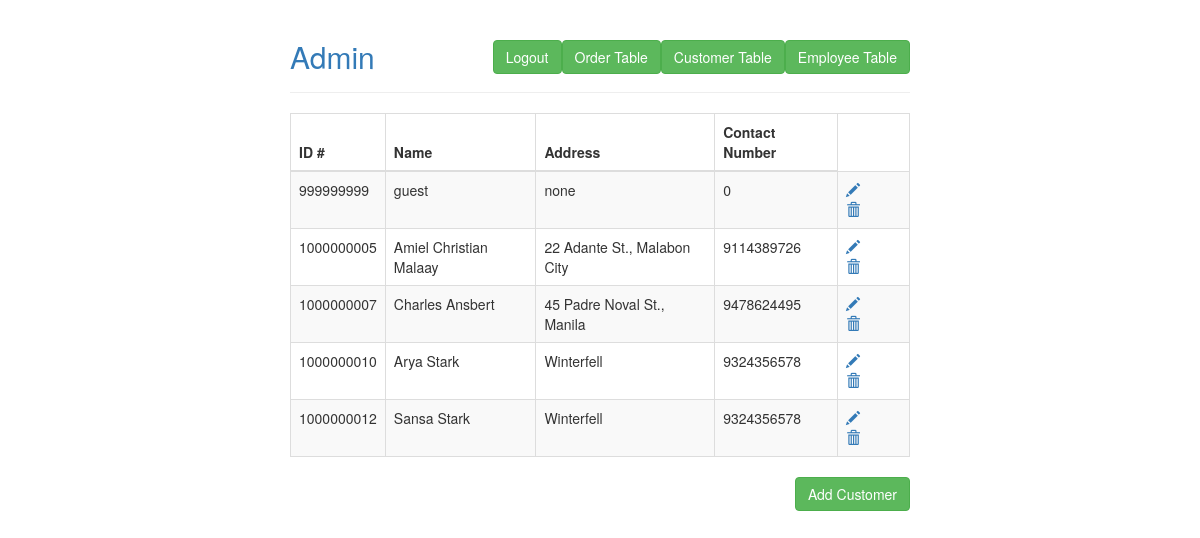
Page /admin/customer/home.php (signed in) on the committed database.
### tables this page shows
CREATE TABLE `customer` (
  `CUS_ID` int(11) NOT NULL,
  `CUS_UNAME` varchar(20) NOT NULL,
  `CUS_PASSWORD` varchar(50) NOT NULL,
  `CUS_NAME` varchar(50) NOT NULL,
  `CUS_ADDRESS` varchar(100) NOT NULL,
  `CUS_CONTACT_NO` bigint(20) NOT NULL
);

### admin/customer/home.php (the view, shortened to what this page needs)
<?php
if (isset($_SESSION['user_name'])) {
 ?>
<!DOCTYPE html>
<html>
<head>
    <link rel="stylesheet" href="css/bootstrap.css">
</head>
<body>
<div class="wrapper">
        <div class="container-fluid">
            <div class="row">
                <div class="col-md-12">
                    <div class="page-header clearfix">
                    <h2 class="pull-left"><a href="/food-delivery-system/admin/home.php">Admin</a></h2>
                        <a class="btn btn-success pull-right" href="/food-delivery-system/admin/employee/home.php">Employee Table</a>
                        <a class="btn btn-success pull-right" href="/food-delivery-system/admin/customer/home.php">Customer Table</a>
                        <a class="btn btn-success pull-right" href="/food-delivery-system/admin/order/home.php">Order Table</a>
                        <a href="logout.php" class="btn btn-success pull-right">Logout</a>
                    </div>
                <?php
                    require_once "config.php";
                    $sql = "SELECT * FROM customer";
                    if($result = mysqli_query($link, $sql)){
                        if(mysqli_num_rows($result) > 0){
                            echo "<table class='table table-bordered table-striped'>";
                                echo "<thead>";
                                    echo "<tr>";
                                        echo "<th>ID #</th>";
                                        echo "<th>Name</th>";
                                        echo "<th>Address</th>";
                                        echo "<th>Contact Number</th>";
                                    echo "</tr>";
                                echo "</thead>";
                                echo "<tbody>";
                                while($row = mysqli_fetch_array($result)){
                                    echo "<tr>";
                                        echo "<td>" . $row['CUS_ID'] . "</td>";
                                        echo "<td>" . $row['CUS_NAME'] . "</td>";
                                        echo "<td>" . $row['CUS_ADDRESS'] . "</td>";
                                        echo "<td>" . $row['CUS_CONTACT_NO'] . "</td>";
                                        echo "<td>";
                                            echo "<a href='update.php?id=". $row['CUS_ID'] ."' title='Update Record' data-toggle='tooltip'><span class='glyphicon glyphicon-pencil'></span></a>";
                                            echo "<a href='delete.php?id=". $row['CUS_ID'] ."' title='Delete Record' data-toggle='tooltip'><span class='glyphicon glyphicon-trash'></span></a>";
                                        echo "</td>";
                                    echo "</tr>";
                                }
                                echo "</tbody>";
                            echo "</table>";
                            echo "<a href=\"create.php\" class=\"btn btn-success pull-right\">Add Customer</a>";
                        } else{
                            echo "<p class='lead'><em>No records were found.</em></p>";
                        }
                    } else{
                        echo "ERROR: Could not able to execute $sql. " . mysqli_error($link);
                    }
                ?>
                </div>
            </div>
        </div>
    </div>
</body>
</html>
<?php
}else{
     header("Location: index.php");
     exit();
}
 ?>

### admin/customer/home.php (style rules this page uses)
.wrapper { width: 650px; margin: 0 auto; }
.page-header h2 { margin-top: 0; }
table tr td:last-child a { margin-right: 15px; }

### rows in the picture
customer: CUS_ID "999999999", CUS_NAME "guest", CUS_ADDRESS "none", CUS_CONTACT_NO "0"
customer: CUS_ID "1000000005", CUS_NAME "Amiel Christian Malaay", CUS_ADDRESS "22 Adante St., Malabon City", CUS_CONTACT_NO "9114389726"
customer: CUS_ID "1000000007", CUS_NAME "Charles Ansbert", CUS_ADDRESS "45 Padre Noval St., Manila", CUS_CONTACT_NO "9478624495"
customer: CUS_ID "1000000010", CUS_NAME "Arya Stark", CUS_ADDRESS "Winterfell", CUS_CONTACT_NO "9324356578"
customer: CUS_ID "1000000012", CUS_NAME "Sansa Stark", CUS_ADDRESS "Winterfell", CUS_CONTACT_NO "9324356578"
